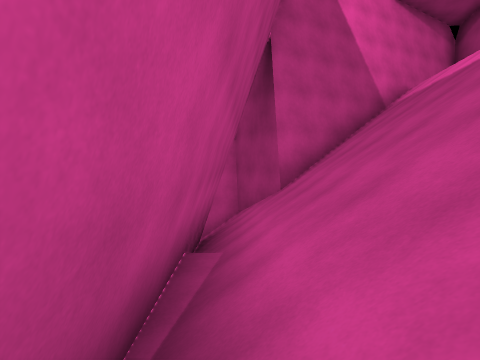
[1] (above)

15 first-person views from a walk through a Unity game level. The camera is 1.5 m above the floor, tilts 4° down and sees 80° across. The floor is counted in squares, 2 m on a side. Each view is taken from the middle of a square. On the plan, view 1 faces up. The plan holds only what a view shows up to about 10 squares ahead; the rest is blank. The place goes on beyond the plan. The player character is not drawn.

[2]
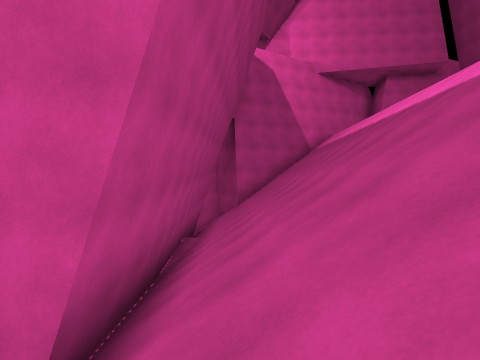

[3]
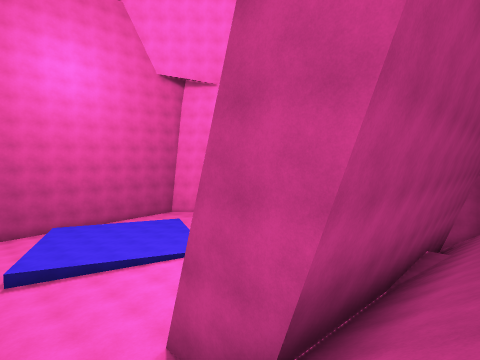

[4]
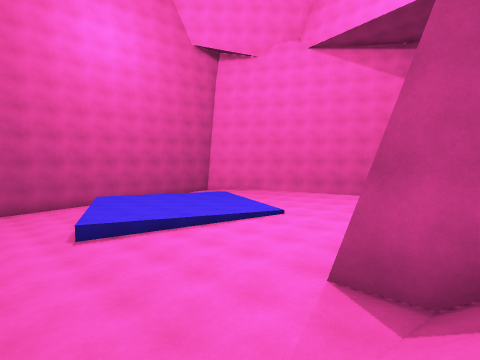

[5]
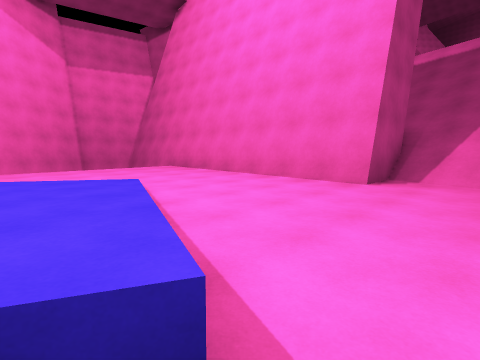

[6]
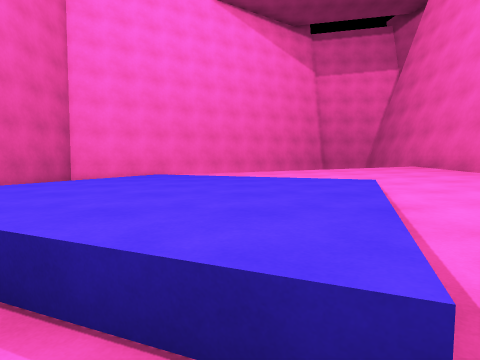

[7]
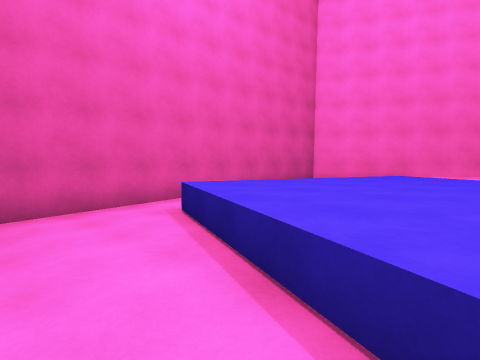

[8]
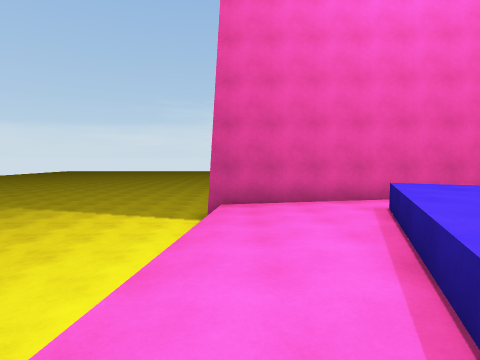

[9]
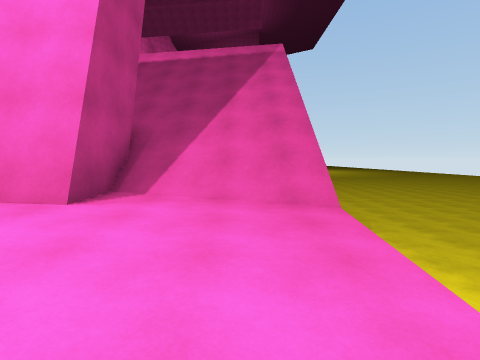

[10]
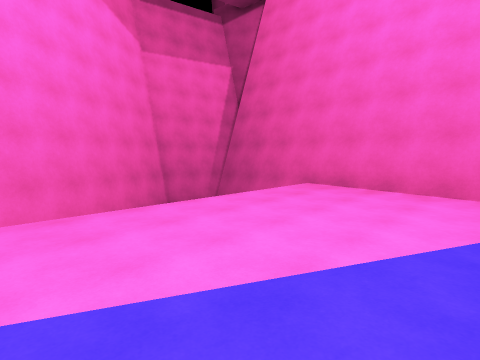

[11]
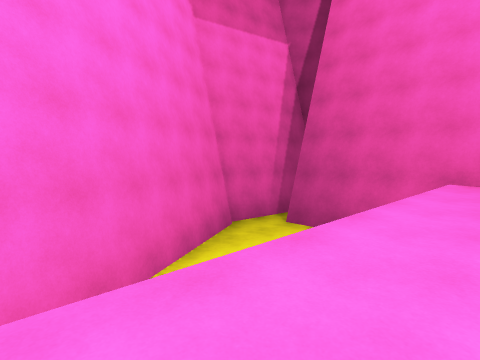

[12]
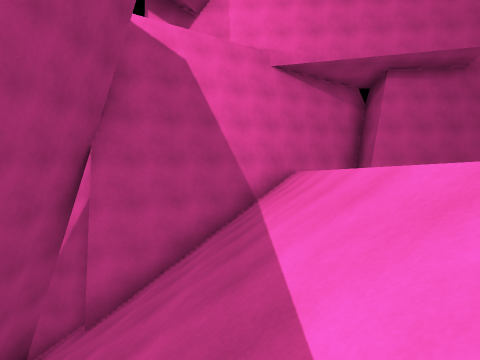

[13]
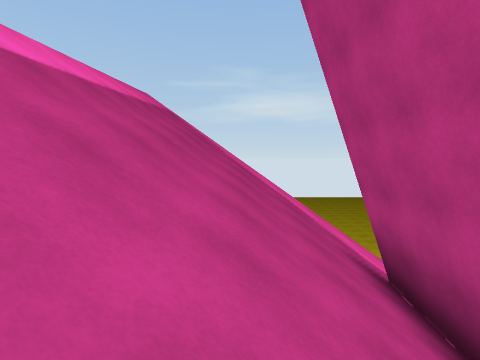

[14]
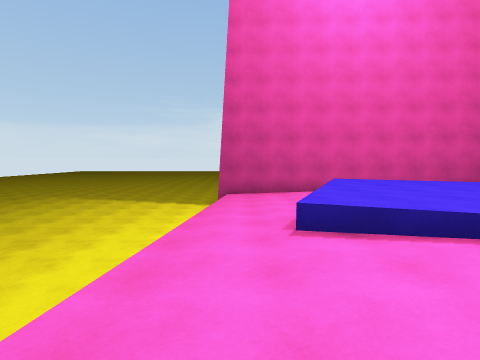

[15]
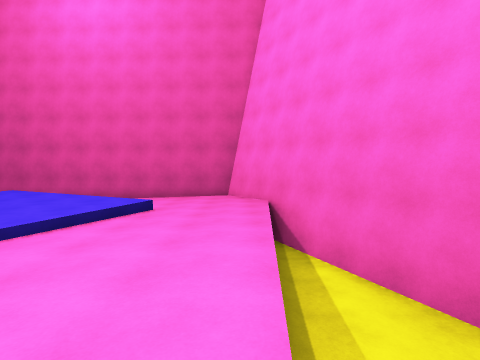

### Floor plan
Key: @ floor where view 1 was taken; # wall or solid block; . main floor; : floor 0.25 m higher than the main floor; - floor 0.25 m lower than the main floor; _ floor 0.5 m lower than the main floor; < floor 0.75 m lower than the main floor; ( floor 1 m lower than the main floor; ! floor 2 m lower than the main floor; / step, stairs or slope; = window, fence, low wall or low ledge; v drop or lower ground.
Columns run from 14 left of view 1 to 8 right of it. Each row starts with its distance up from view 1.
 11                     ###
 10                   ###v#
  9           ##  #  ##/v
  8         ##########//v
  7       ###!!#####////
  6     ###=   ###//////
  5  ##### !   ###//////
  4 ##/--....// ##//////
  3 #___--.....:##//////
  2 #<__//-.....##//////
  1 #< _...-....##//////
  0 #  =........##@/////
 -1 # (...../-..##/////v
 -2 #(=....._--.##/////v
 -3 #((//../__--##/////v
 -4 #(((((=/___-.//////v
 -5 #((((((<____-//////v
 -6 vvvvvvvvv___///////v
 -7 vvvvvvvvv  vv

Positions as (right, up) in squares from view 1, and headings:
1: (0, 0), facing up
2: (1, -5), facing up
3: (1, -5), facing up-left
4: (-1, -6), facing up-left
5: (-8, -5), facing up-right
6: (-8, -5), facing up
7: (-8, -5), facing up-left
8: (-7, -5), facing left
9: (-6, -5), facing right
10: (-9, 0), facing up-right
11: (-9, 3), facing up-right
12: (4, 1), facing up
13: (2, 2), facing down
14: (-4, -5), facing left
15: (-4, 4), facing left
